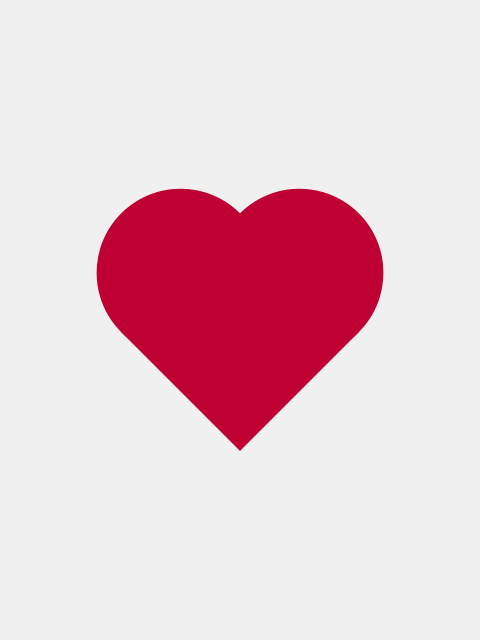
Frame 1 (no input)
Frame 2 (the mouse pressed at the canvas centre, redrawn once): identical to frame 1, image omitted

The Processing sketch that drew this single still picture (run headless with seeded random() and noise(); the mouse was pressed at the canvas centre and the sketch redrawn once):

// Processing sketch: love_story
// ── love_story.pde
// Manuale di Programmazione Cinematografica - Volume 1
// Daniele Olmisani, 2016

// Love Story


final color PAPER = color(240);
final color INK = color(190, 0, 50);


void setup() {
  size(480, 640);
  noLoop();
}


void draw() {
  
  float s = 0.35 * min(width, height);
  
  translate(width/2.0, height/3.0);
  
  background(PAPER);
  fill(INK);
  noStroke();
  
  ellipseMode(CENTER);
  
  pushMatrix();
  rotate(-QUARTER_PI);
  translate(-s/2.0, 0);
  
  ellipse(0, 0, s, s);
  rect(-s/2.0, 0, s, s);
  
  popMatrix();
  rotate(QUARTER_PI);
  translate(s/2.0, 0);
  
  ellipse(0, 0, s, s);
  
  save("love-story.png");
}
